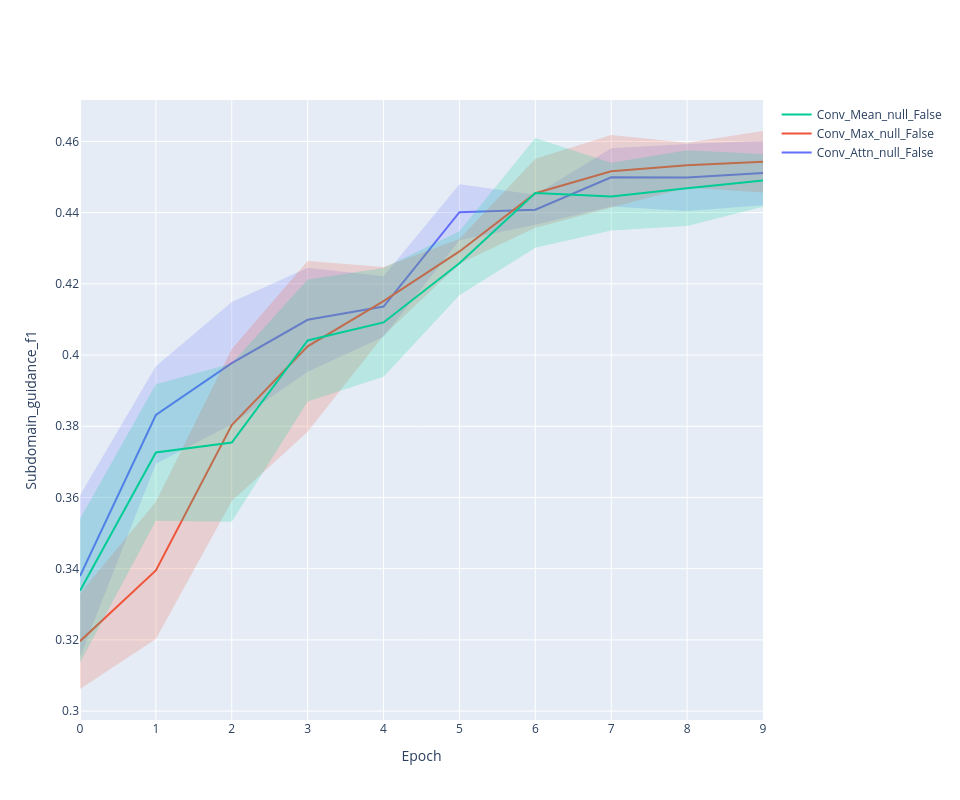

Write notebook code for a chart like this one.
### Code cell
line_plot(history, 'subdomain_guidance_f1')

### Figure 1 — Plotly figure (JSON) as saved in the notebook; plotly's stock layout.template omitted (floating-point values rounded to 4 significant figures)
{"data": [{"line": {"color": "#636EFA"}, "mode": "lines", "name": "Conv_Attn_null_False", "type": "scatter", "x": [0, 1, 2, 3, 4, 5, 6, 7, 8, 9], "y": [0.338, 0.3832, 0.3977, 0.4099, 0.4136, 0.4401, 0.4408, 0.4499, 0.4498, 0.4511]}, {"line": {"width": 0}, "marker": {"color": "#444"}, "mode": "lines", "showlegend": false, "type": "scatter", "x": [0, 1, 2, 3, 4, 5, 6, 7, 8, 9], "y": [0.3606, 0.3969, 0.4149, 0.4245, 0.4221, 0.448, 0.445, 0.4581, 0.4593, 0.4602]}, {"fill": "tonexty", "fillcolor": "rgba(99, 110, 250,0.2)", "line": {"width": 0}, "marker": {"color": "#444"}, "mode": "lines", "showlegend": false, "type": "scatter", "x": [0, 1, 2, 3, 4, 5, 6, 7, 8, 9], "y": [0.3153, 0.3695, 0.3806, 0.3953, 0.4051, 0.4322, 0.4366, 0.4417, 0.4404, 0.4421]}, {"line": {"color": "#EF553B"}, "mode": "lines", "name": "Conv_Max_null_False", "type": "scatter", "x": [0, 1, 2, 3, 4, 5, 6, 7, 8, 9], "y": [0.3196, 0.3395, 0.3803, 0.4024, 0.4151, 0.4291, 0.4454, 0.4516, 0.4533, 0.4543]}, {"line": {"width": 0}, "marker": {"color": "#444"}, "mode": "lines", "showlegend": false, "type": "scatter", "x": [0, 1, 2, 3, 4, 5, 6, 7, 8, 9], "y": [0.3331, 0.3588, 0.4017, 0.4264, 0.4247, 0.4326, 0.4552, 0.4618, 0.4596, 0.4629]}, {"fill": "tonexty", "fillcolor": "rgba(239, 85, 59,0.2)", "line": {"width": 0}, "marker": {"color": "#444"}, "mode": "lines", "showlegend": false, "type": "scatter", "x": [0, 1, 2, 3, 4, 5, 6, 7, 8, 9], "y": [0.3062, 0.3203, 0.359, 0.3785, 0.4055, 0.4256, 0.4357, 0.4414, 0.4471, 0.4457]}, {"line": {"color": "#00CC96"}, "mode": "lines", "name": "Conv_Mean_null_False", "type": "scatter", "x": [0, 1, 2, 3, 4, 5, 6, 7, 8, 9], "y": [0.3338, 0.3726, 0.3754, 0.4041, 0.4092, 0.4258, 0.4455, 0.4445, 0.4469, 0.449]}, {"line": {"width": 0}, "marker": {"color": "#444"}, "mode": "lines", "showlegend": false, "type": "scatter", "x": [0, 1, 2, 3, 4, 5, 6, 7, 8, 9], "y": [0.354, 0.3918, 0.3976, 0.4212, 0.4244, 0.4348, 0.4609, 0.454, 0.4575, 0.4564]}, {"fill": "tonexty", "fillcolor": "rgba(0, 204, 150,0.2)", "line": {"width": 0}, "marker": {"color": "#444"}, "mode": "lines", "showlegend": false, "type": "scatter", "x": [0, 1, 2, 3, 4, 5, 6, 7, 8, 9], "y": [0.3136, 0.3535, 0.3532, 0.3869, 0.3939, 0.4168, 0.4301, 0.435, 0.4363, 0.4417]}], "layout": {"height": 800, "width": 960, "xaxis": {"title": {"text": "Epoch"}}, "yaxis": {"title": {"text": "Subdomain_guidance_f1"}}}}
